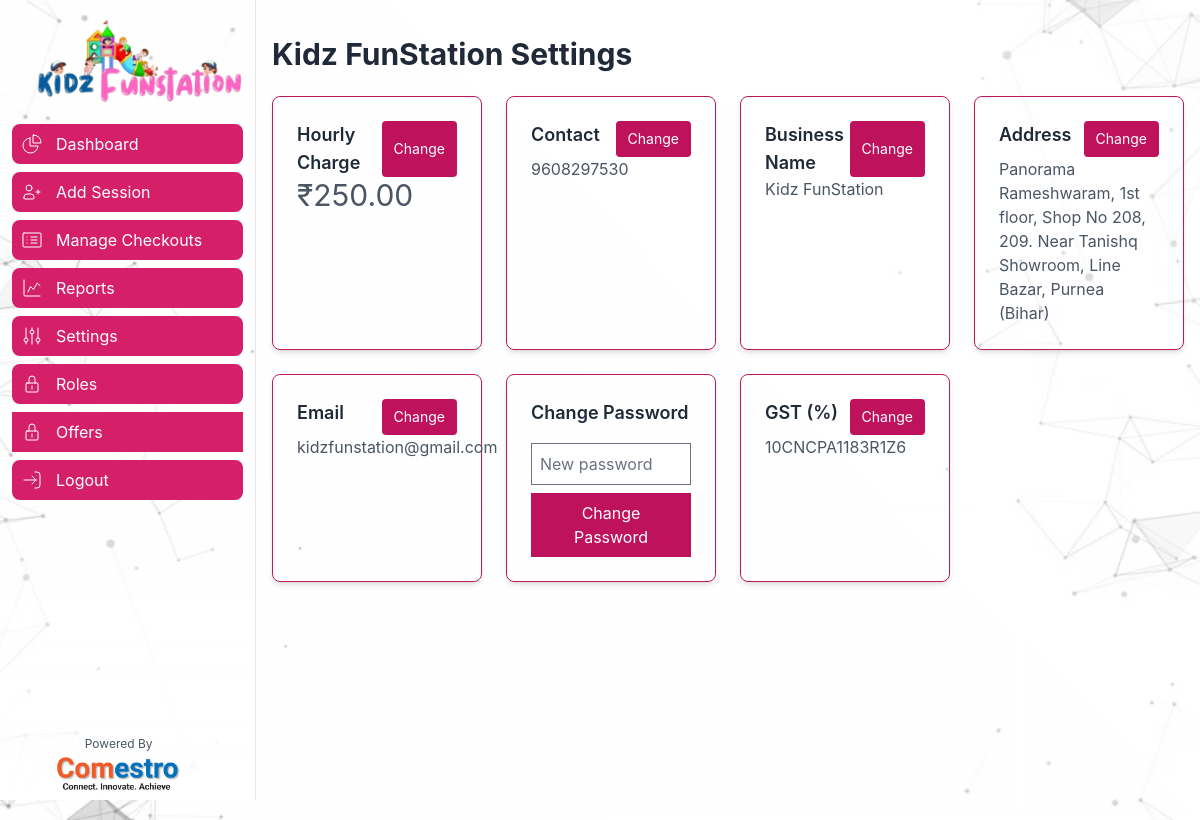
The app's page /settings.php, older data.
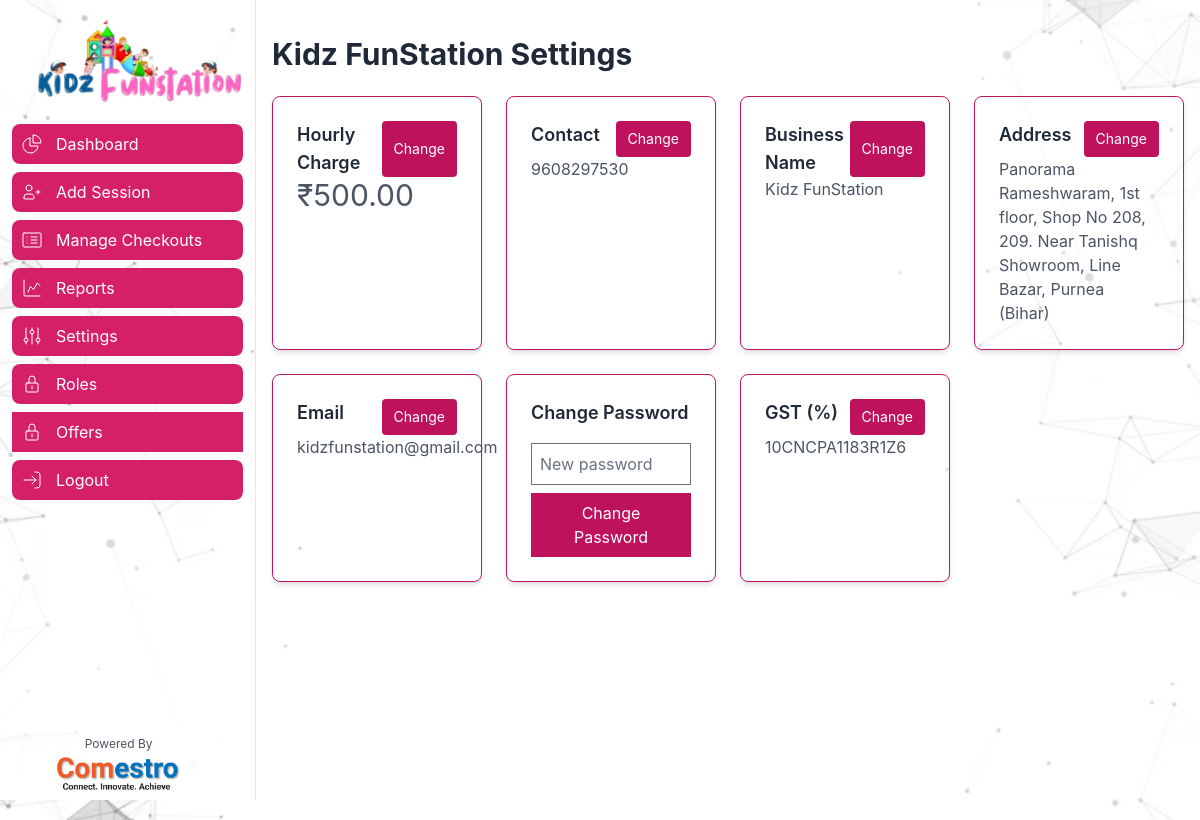
The same page, newer data.
### tables this page shows
CREATE TABLE `settings` (
  `id` int(11) NOT NULL,
  `hourly_charge` decimal(10,2) NOT NULL,
  `contact` varchar(20) NOT NULL,
  `business_name` varchar(100) NOT NULL,
  `address` text DEFAULT NULL,
  `gst` varchar(200) DEFAULT NULL,
  `email` varchar(100) DEFAULT NULL
);

### config/database.php (called while the page is built, shortened)
<?php
$title = isset($_SESSION['settings']['business_name']) ? $_SESSION['settings']['business_name'] : "Game Zone";
?>

### settings.php (the view, shortened to what this page needs)
<?php
require_once 'config/database.php';
$query = "SELECT * FROM settings WHERE id = 1 LIMIT 1";
$result = $db->query($query);
if ($result && $result->num_rows > 0) {
    $settings = $result->fetch_assoc();
}
?>
<!DOCTYPE html>
<html lang="en">
<head>
    <link href="https://cdn.jsdelivr.net/npm/tailwindcss@2.2.19/dist/tailwind.min.css" rel="stylesheet">
    <link href="https://cdn.jsdelivr.net/npm/flowbite@2.5.2/dist/flowbite.min.css" rel="stylesheet" />
    <link rel="stylesheet" href="https://cdnjs.cloudflare.com/ajax/libs/jquery-modal/0.9.1/jquery.modal.min.css" />
    <link rel="stylesheet" href="style.css">
</head>
<body class="bg-cover h-screen overflow-y-scroll ">
    <?php include_once "include/sidebar.php"; ?>
    <div class="p-4 sm:ml-64 mt-5">
        <h1 class="text-3xl font-bold text-gray-800 mb-6"><?= $title; ?> Settings</h1>
        <div class="grid grid-cols-1 sm:grid-cols-2 md:grid-cols-3 lg:grid-cols-4 gap-6">
            <div class="border border-pink-700 rounded-lg shadow-md p-6">
                <div class="flex justify-between">
                    <h3 class="text-lg font-semibold text-gray-800">Hourly Charge</h3>
                    <button onclick="toggleEdit('hourly_charge')" class="bg-pink-700 text-white px-3 py-2 text-sm rounded">Change</button>
                </div>
                <div id="hourly_charge_display" class="text-gray-600 text-3xl">₹<?php echo htmlspecialchars($settings['hourly_charge']); ?></div>
            </div>
            <div class="border border-pink-700 rounded-lg shadow-md p-6">
                <div class="flex justify-between">
                    <h3 class="text-lg font-semibold text-gray-800">Contact</h3>
                    <button onclick="toggleEdit('contact')" class="bg-pink-700 text-white px-3 py-2 text-sm rounded">Change</button>
                </div>
                <div id="contact_display" class="text-gray-600"><?php echo htmlspecialchars($settings['contact']); ?></div>
            </div>
            <div class="border border-pink-700 rounded-lg shadow-md p-6">
                <div class="flex justify-between">
                    <h3 class="text-lg font-semibold text-gray-800">Business Name</h3>
                    <button onclick="toggleEdit('business_name')" class="bg-pink-700 text-white px-3 py-2 text-sm rounded">Change</button>
                </div>
                <div id="business_name_display" class="text-gray-600"><?php echo htmlspecialchars($settings['business_name']); ?></div>
            </div>
            <div class="border border-pink-700 rounded-lg shadow-md p-6">
                <div class="flex justify-between">
                    <h3 class="text-lg font-semibold text-gray-800">Address</h3>
                    <button onclick="toggleEdit('address')" class="bg-pink-700 text-white px-3 py-2 text-sm rounded">Change</button>
                </div>
                <div id="address_display" class="text-gray-600"><?php echo htmlspecialchars($settings['address']); ?></div>
            </div>
            <div class="border border-pink-700 rounded-lg shadow-md p-6">
                <div class="flex justify-between">
                    <h3 class="text-lg font-semibold text-gray-800">Email</h3>
                    <button onclick="toggleEdit('email')" class="bg-pink-700 text-white px-3 py-2 text-sm rounded">Change</button>
                </div>
                <div id="email_display" class="text-gray-600"><?php echo htmlspecialchars($settings['email']); ?></div>
            </div>
            <div class="border border-pink-700 rounded-lg shadow-md p-6 col-span-1 sm:col-span-2">
                <h3 class="text-lg font-semibold text-gray-800 mb-4">Change Password</h3>
                <form action="function/update_settings.php" method="POST" id="password_form">
                    <input type="password" name="password" class="border border-blue-500 p-2 w-full mb-2" placeholder="New password">
                    <button type="submit" class="bg-pink-700 hover:bg-blue-800 text-white px-4 py-2 w-full">Change Password</button>
                </form>
            </div>
            <div class="border border-pink-700 rounded-lg shadow-md p-6">
                <div class="flex justify-between">
                    <h3 class="text-lg font-semibold text-gray-800">GST (%)</h3>
                    <button onclick="toggleEdit('gst')" class="bg-pink-700 text-white px-3 py-2 text-sm rounded">Change</button>
                </div>
                <div id="gst_display" class="text-gray-600"><?php echo $settings['gst']; ?></div>
            </div>
        </div>
    </div>
</body>
</html>

### include/sidebar.php (shortened to what this page needs)
<aside id="logo-sidebar" class="fixed top-0 md:bg-transparent bg-gray-100  left-0 z-40 w-64 h-screen transition-transform -translate-x-full sm:translate-x-0" aria-label="Sidebar">
    <div class="h-full px-3 py-4 overflow-y-auto bg-gradient-to-b from-transparent to-white via-transparent border-r">
        <a href="" class="flex items-center ps-2.5 mb-5">
            <img src="images/logo.png" class="w-full me-3" alt="Flowbite Logo" />
        </a>
        <ul class="space-y-2 font-normal">
            <li>
                <a href="index.php" class="flex items-center p-2 text-white rounded-lg bg-pink-600  hover:bg-pink-800 group">
                    <span class="ms-3">Dashboard</span>
                </a>
            </li>
            <li>
                <a href="insert_session.php" class="flex items-center p-2 text-white rounded-lg bg-pink-600  hover:bg-pink-800 group">
                    <span class="ms-3">Add Session</span>
                </a>
            </li>
            <li>
                <a href="manage_checkouts.php" class="flex items-center p-2 text-white rounded-lg bg-pink-600  hover:bg-pink-800 group">
                    <span class="flex-1 ms-3 whitespace-nowrap">Manage Checkouts</span>
                </a>
            </li>
            <li>
                <a href="report.php" class="flex items-center p-2 text-white rounded-lg bg-pink-600  hover:bg-pink-800 group">
                    <span class="flex-1 ms-3 whitespace-nowrap">Reports</span>
                </a>
            </li>
            <li>
                <a href="settings.php" class="flex items-center p-2 text-white rounded-lg bg-pink-600  hover:bg-pink-800 group">
                    <span class="flex-1 ms-3 whitespace-nowrap">Settings</span>
                </a>
            </li>
            <li>
                <a href="roles.php" class="flex items-center p-2 text-white rounded-lg bg-pink-600  hover:bg-pink-800 group">
                <span class="flex-1 ms-3 whitespace-nowrap">Roles</span>
                </a>
            </li>
            <li>
                <a href="offer.php" class="flex items-center p-2 text-white roun
                ded-lg bg-pink-600  hover:bg-pink-800 group">
                <span class="flex-1 ms-3 whitespace-nowrap">Offers</span>
                </a>
            </li>
            <li>
                <a href="logout.php" class="flex items-center p-2 text-white rounded-lg bg-pink-600  hover:bg-pink-800 group">
                    <svg class="w-[24px] h-[24px] " aria-hidden="true" xmlns="http://www.w3.org/2000/svg" width="24" height="24" fill="none" viewBox="0 0 24 24">
                        <path stroke="currentColor" stroke-linecap="round" stroke-linejoin="round" stroke-width="1" d="M16 12H4m12 0-4 4m4-4-4-4m3-4h2a3 3 0 0 1 3 3v10a3 3 0 0 1-3 3h-2" />
                    </svg>
                    <span class="flex-1 ms-3 whitespace-nowrap">Logout</span>
                </a>
            </li>
        </ul>
    </div>
    <div class="flex flex-col items-center justify-center fixed bottom-0 left-12 px-2 py-2">
        <p class="text-center text-gray-600 text-xs mb-1">Powered By</p>
        <img src="images/comestro_logo.png" alt="Comestro Logo" class=" h-9 object-contain">
    </div>
</aside>

### style.css (style rules this page uses)
body { background-image: linear-gradient(45deg, #fefefe5e, rgba(255, 255, 255, 0.663)), url('images/bgcover.avif'); background-size: cover; background-position: center!important; }

Row changes from the older to the newer data that the page shows:
changed settings "Kidz FunStation": hourly_charge "250.00" → "500.00"
